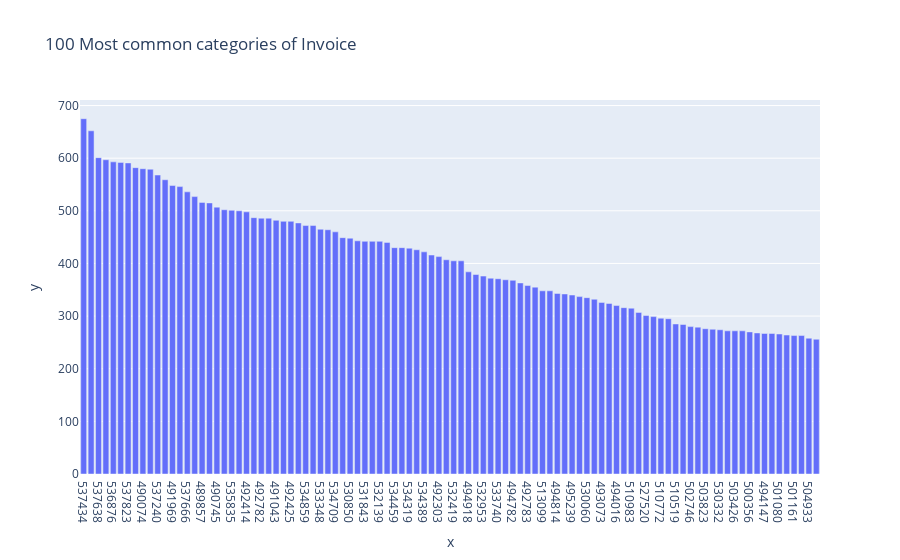
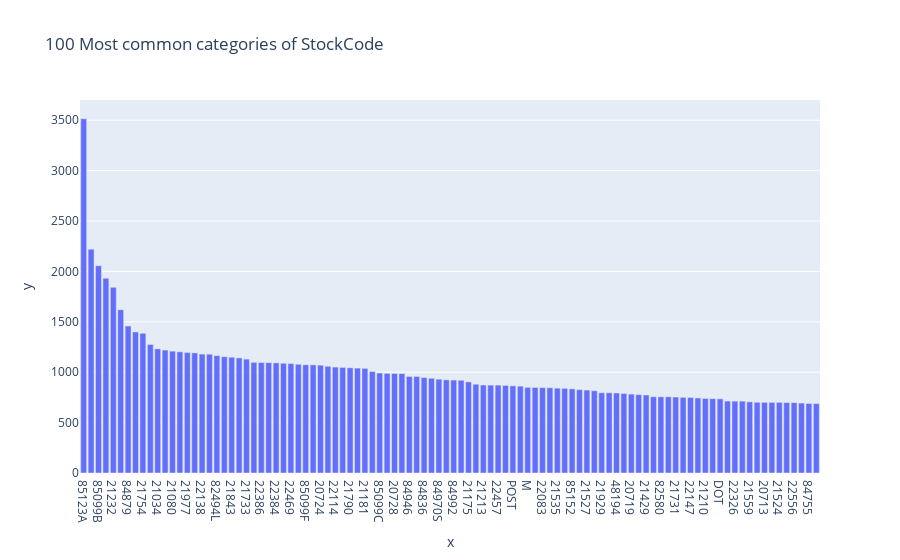
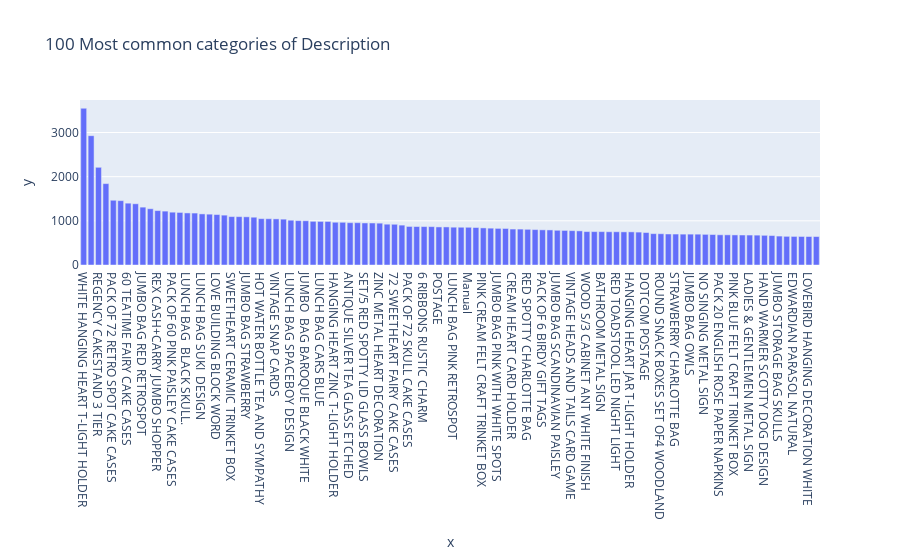
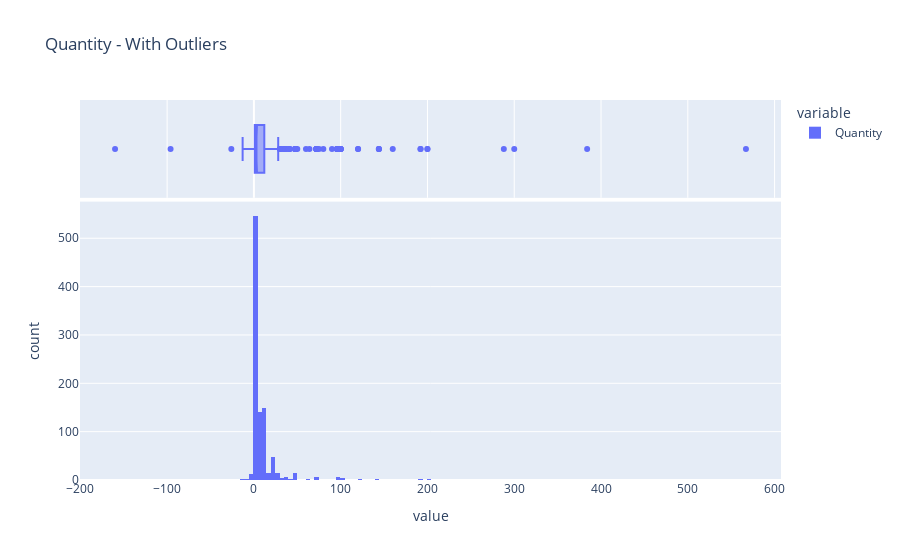

The code cell stored with these charts, in order, in its notebook:
### Code cell
for col in df_retail.columns:
    profile_serie(df_retail[col])

### Figure 1 — Plotly figure (JSON) as saved in the notebook; plotly's stock layout.template omitted (floating-point values rounded to 4 significant figures)
{"data": [{"alignmentgroup": "True", "hovertemplate": "x=%{x}<br>y=%{y}<extra></extra>", "legendgroup": "", "marker": {"color": "#636efa", "pattern": {"shape": ""}}, "name": "", "offsetgroup": "", "orientation": "v", "showlegend": false, "textposition": "auto", "type": "bar", "x": ["537434", "538071", "537638", "537237", "536876", "536592", "537823", "536031", "490074", "491966", "537240", "490149", "491969", "490741", "537666", "536544", "489857", "513574", "490745", "489597", "535835", "491155", "492414", "532642", "492782", "491970", "491043", "533338", "492425", "491041", "534859", "535322", "533348", "503185", "534709", "491971", "530850", "535407", "531843", "490963", "532139", "534289", "534459", "533737", "534319", "489856", "534389", "498133", "492303", "532826", "532419", "532063", "494918", "531036", "532953", "533065", "533740", "531489", "494782", "495070", "492783", "531387", "513099", "529727", "494814", "492226", "495239", "494378", "530060", "494386", "493073", "530140", "494016", "493079", "510983", "500462", "527520", "504916", "510772", "530422", "510519", "494495", "502746", "493260", "503823", "500918", "530332", "499765", "503426", "494381", "500356", "494685", "494147", "510637", "501080", "494379", "501161", "525753", "504933", "521202"], "xaxis": "x", "y": [675, 652, 601, 597, 593, 592, 591, 582, 580, 579, 568, 559, 548, 546, 536, 527, 516, 515, 507, 502, 501, 500, 498, 487, 486, 486, 482, 480, 480, 477, 472, 472, 465, 464, 460, 449, 448, 443, 442, 442, 442, 440, 430, 430, 429, 426, 422, 416, 413, 407, 405, 405, 384, 379, 376, 372, 371, 369, 368, 363, 358, 355, 348, 348, 343, 342, 340, 337, 335, 332, 326, 324, 320, 316, 315, 307, 301, 299, 296, 295, 285, 284, 280, 279, 276, 275, 274, 272, 272, 272, 270, 268, 267, 267, 266, 264, 263, 263, 258, 256], "yaxis": "y"}], "layout": {"autosize": true, "barmode": "relative", "legend": {"tracegroupgap": 0}, "title": {"text": "100 Most common categories of Invoice"}, "xaxis": {"anchor": "y", "autorange": true, "domain": [0, 1], "range": [-0.5, 99.5], "title": {"text": "x"}, "type": "category"}, "yaxis": {"anchor": "x", "autorange": true, "domain": [0, 1], "range": [0, 710.5], "title": {"text": "y"}, "type": "linear"}}}

### Figure 2 — Plotly figure (JSON) as saved in the notebook; plotly's stock layout.template omitted (floating-point values rounded to 4 significant figures)
{"data": [{"alignmentgroup": "True", "hovertemplate": "x=%{x}<br>y=%{y}<extra></extra>", "legendgroup": "", "marker": {"color": "#636efa", "pattern": {"shape": ""}}, "name": "", "offsetgroup": "", "orientation": "v", "showlegend": false, "textposition": "auto", "type": "bar", "x": ["85123A", "22423", "85099B", "21212", "21232", "20725", "84879", "84991", "21754", "20914", "21034", "21931", "21080", "22139", "21977", "22383", "22138", "20727", "82494L", "22470", "21843", "21755", "21733", "21231", "22386", "22411", "22384", "48138", "22469", "20685", "85099F", "22197", "20724", "22382", "22114", "22111", "21790", "47566", "21181", "22086", "85099C", "20726", "20728", "82482", "84946", "22112", "84836", "22090", "84970S", "22149", "84992", "22355", "21175", "22356", "21213", "22077", "22457", "22379", "POST", "22178", "M", "21621", "22083", "21485", "21535", "20972", "85152", "84029E", "21527", "22189", "21929", "22585", "48194", "21928", "20719", "21791", "21429", "82486", "82580", "21166", "21731", "84978", "22147", "21975", "21210", "47591D", "DOT", "22910", "22326", "48187", "21559", "22551", "20713", "20723", "21524", "22865", "22556", "82600", "84755", "84997B"], "xaxis": "x", "y": [3516, 2221, 2057, 1933, 1843, 1620, 1458, 1400, 1386, 1276, 1232, 1220, 1209, 1203, 1196, 1192, 1180, 1179, 1165, 1154, 1149, 1142, 1130, 1098, 1096, 1095, 1093, 1089, 1086, 1079, 1074, 1073, 1070, 1059, 1051, 1048, 1044, 1041, 1038, 1007, 992, 989, 988, 987, 958, 958, 947, 940, 931, 924, 922, 920, 904, 881, 873, 872, 872, 869, 865, 862, 850, 849, 847, 846, 842, 840, 835, 827, 823, 816, 796, 796, 794, 789, 783, 778, 774, 757, 756, 756, 754, 751, 750, 745, 740, 738, 736, 714, 713, 713, 706, 702, 701, 701, 701, 699, 698, 694, 690, 689], "yaxis": "y"}], "layout": {"autosize": true, "barmode": "relative", "legend": {"tracegroupgap": 0}, "title": {"text": "100 Most common categories of StockCode"}, "xaxis": {"anchor": "y", "autorange": true, "domain": [0, 1], "range": [-0.5, 99.5], "title": {"text": "x"}, "type": "category"}, "yaxis": {"anchor": "x", "autorange": true, "domain": [0, 1], "range": [0, 3701.0], "title": {"text": "y"}, "type": "linear"}}}

### Figure 3 — Plotly figure (JSON) as saved in the notebook; plotly's stock layout.template omitted (floating-point values rounded to 4 significant figures)
{"data": [{"alignmentgroup": "True", "hovertemplate": "x=%{x}<br>y=%{y}<extra></extra>", "legendgroup": "", "marker": {"color": "#636efa", "pattern": {"shape": ""}}, "name": "", "offsetgroup": "", "orientation": "v", "showlegend": false, "textposition": "auto", "type": "bar", "x": ["WHITE HANGING HEART T-LIGHT HOLDER", "nan", "REGENCY CAKESTAND 3 TIER", "STRAWBERRY CERAMIC TRINKET BOX", "PACK OF 72 RETRO SPOT CAKE CASES", "ASSORTED COLOUR BIRD ORNAMENT", "60 TEATIME FAIRY CAKE CASES", "HOME BUILDING BLOCK WORD", "JUMBO BAG RED RETROSPOT", "LUNCH BAG RED SPOTTY", "REX CASH+CARRY JUMBO SHOPPER", "JUMBO STORAGE BAG SUKI", "PACK OF 60 PINK PAISLEY CAKE CASES", "WOODEN FRAME ANTIQUE WHITE ", "LUNCH BAG  BLACK SKULL.", "BAKING SET 9 PIECE RETROSPOT ", "LUNCH BAG SUKI  DESIGN ", "HEART OF WICKER LARGE", "LOVE BUILDING BLOCK WORD", "RED HANGING HEART T-LIGHT HOLDER", "SWEETHEART CERAMIC TRINKET BOX", "JUMBO SHOPPER VINTAGE RED PAISLEY", "JUMBO BAG STRAWBERRY", "HEART OF WICKER SMALL", "HOT WATER BOTTLE TEA AND SYMPATHY", "SCOTTIE DOG HOT WATER BOTTLE", "VINTAGE SNAP CARDS", "PARTY BUNTING", "LUNCH BAG SPACEBOY DESIGN ", "PAPER CHAIN KIT 50'S CHRISTMAS ", "JUMBO  BAG BAROQUE BLACK WHITE", "LUNCH BAG WOODLAND", "LUNCH BAG CARS BLUE", "WOODEN PICTURE FRAME WHITE FINISH", "HANGING HEART ZINC T-LIGHT HOLDER", "SET/20 RED SPOTTY PAPER NAPKINS ", "ANTIQUE SILVER TEA GLASS ETCHED", "CHOCOLATE HOT WATER BOTTLE", "SET/5 RED SPOTTY LID GLASS BOWLS", "SMALL POPCORN HOLDER", "ZINC METAL HEART DECORATION", "FELTCRAFT 6 FLOWER FRIENDS", "72 SWEETHEART FAIRY CAKE CASES", "GIN + TONIC DIET METAL SIGN", "PACK OF 72 SKULL CAKE CASES", "NATURAL SLATE HEART CHALKBOARD ", "6 RIBBONS RUSTIC CHARM", "RECYCLING BAG RETROSPOT ", "POSTAGE", "VICTORIAN GLASS HANGING T-LIGHT", "LUNCH BAG PINK RETROSPOT", "PLEASE ONE PERSON METAL SIGN", "Manual", "VINTAGE UNION JACK BUNTING", "PINK CREAM FELT CRAFT TRINKET BOX ", "HAND OVER THE CHOCOLATE   SIGN ", "JUMBO BAG PINK WITH WHITE SPOTS", "RED WOOLLY HOTTIE WHITE HEART.", "CREAM HEART CARD HOLDER", "RETRO SPOT TEA SET CERAMIC 11 PC ", "RED SPOTTY CHARLOTTE BAG", "PAPER BUNTING RETRO SPOTS", "PACK OF 6 BIRDY GIFT TAGS", "JUMBO BAG PINK VINTAGE PAISLEY", "JUMBO BAG SCANDINAVIAN PAISLEY", "WOODLAND CHARLOTTE BAG", "VINTAGE HEADS AND TAILS CARD GAME ", "RED GINGHAM ROSE JEWELLERY BOX", "WOOD S/3 CABINET ANT WHITE FINISH", "RED RETROSPOT CAKE STAND", "BATHROOM METAL SIGN", "COOK WITH WINE METAL SIGN ", "RED TOADSTOOL LED NIGHT LIGHT", "FELTCRAFT BUTTERFLY HEARTS", "HANGING HEART JAR T-LIGHT HOLDER", "PACK OF 60 DINOSAUR CAKE CASES", "DOTCOM POSTAGE", "PAPER CHAIN KIT VINTAGE CHRISTMAS", "ROUND SNACK BOXES SET OF4 WOODLAND ", "PLASTERS IN TIN SPACEBOY", "STRAWBERRY CHARLOTTE BAG", "HAND WARMER OWL DESIGN", "JUMBO BAG OWLS", "PLASTERS IN TIN CIRCUS PARADE ", "NO SINGING METAL SIGN", "COLOUR GLASS T-LIGHT HOLDER HANGING", "PACK 20 ENGLISH ROSE PAPER NAPKINS", "DOOR MAT UNION FLAG", "PINK BLUE FELT CRAFT TRINKET BOX", "SINGLE HEART ZINC T-LIGHT HOLDER", "LADIES & GENTLEMEN METAL SIGN", "WOOD 2 DRAWER CABINET WHITE FINISH", "HAND WARMER SCOTTY DOG DESIGN", "GRAND CHOCOLATECANDLE", "JUMBO STORAGE BAG SKULLS", "KNITTED UNION FLAG HOT WATER BOTTLE", "EDWARDIAN PARASOL NATURAL", "HEART IVORY TRELLIS SMALL", "LOVEBIRD HANGING DECORATION WHITE ", "HAND WARMER BIRD DESIGN"], "xaxis": "x", "y": [3549, 2928, 2212, 1843, 1466, 1457, 1400, 1386, 1310, 1274, 1232, 1220, 1196, 1190, 1179, 1176, 1157, 1151, 1142, 1129, 1096, 1095, 1091, 1082, 1050, 1048, 1044, 1038, 1014, 1005, 1002, 989, 987, 986, 968, 967, 958, 958, 952, 951, 947, 924, 922, 903, 873, 871, 870, 869, 862, 862, 856, 855, 854, 849, 840, 834, 829, 827, 814, 813, 808, 802, 796, 794, 786, 783, 778, 773, 757, 756, 756, 753, 753, 750, 750, 745, 735, 710, 708, 702, 701, 699, 699, 698, 694, 690, 684, 683, 681, 679, 678, 676, 672, 667, 655, 649, 647, 646, 645, 644], "yaxis": "y"}], "layout": {"autosize": true, "barmode": "relative", "legend": {"tracegroupgap": 0}, "title": {"text": "100 Most common categories of Description"}, "xaxis": {"anchor": "y", "autorange": true, "domain": [0, 1], "range": [-0.5, 99.5], "title": {"text": "x"}, "type": "category"}, "yaxis": {"anchor": "x", "autorange": true, "domain": [0, 1], "range": [0, 3736.0], "title": {"text": "y"}, "type": "linear"}}}

### Figure 4 — Plotly figure (JSON) as saved in the notebook; plotly's stock layout.template omitted (floating-point values rounded to 4 significant figures; data arrays with more than 128 entries replaced by an {"elided": "..."} marker saying what was removed)
{"data": [{"alignmentgroup": "True", "bingroup": "x", "hovertemplate": "variable=Quantity<br>value=%{x}<br>count=%{y}<extra></extra>", "legendgroup": "Quantity", "marker": {"color": "#636efa", "pattern": {"shape": ""}}, "name": "Quantity", "offsetgroup": "Quantity", "orientation": "v", "showlegend": true, "type": "histogram", "x": {"elided": "1000 int values"}, "xaxis": "x", "yaxis": "y"}, {"alignmentgroup": "True", "hovertemplate": "variable=Quantity<br>value=%{x}<extra></extra>", "legendgroup": "Quantity", "marker": {"color": "#636efa"}, "name": "Quantity", "notched": true, "offsetgroup": "Quantity", "showlegend": false, "type": "box", "x": {"elided": "1000 int values"}, "xaxis": "x2", "yaxis": "y2"}], "layout": {"autosize": true, "barmode": "relative", "legend": {"title": {"text": "variable"}, "tracegroupgap": 0}, "title": {"text": "Quantity - With Outliers"}, "xaxis": {"anchor": "y", "autorange": true, "domain": [0, 1], "range": [-200.4, 607.4], "title": {"text": "value"}, "type": "linear"}, "xaxis2": {"anchor": "y2", "autorange": true, "domain": [0, 1], "matches": "x", "range": [-200.4, 607.4], "showgrid": true, "showticklabels": false, "type": "linear"}, "yaxis": {"anchor": "x", "autorange": true, "domain": [0, 0.7326], "range": [0, 575.8], "title": {"text": "count"}}, "yaxis2": {"anchor": "x2", "autorange": true, "domain": [0.7426, 1], "matches": "y2", "range": [-0.5, 0.5], "showgrid": false, "showline": false, "showticklabels": false, "ticks": "", "type": "category"}}}
